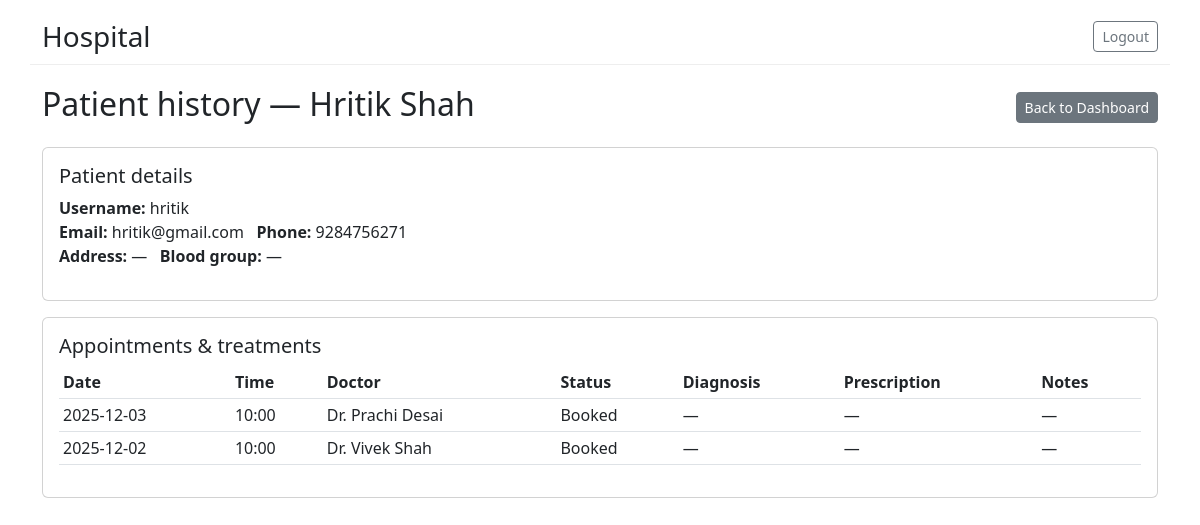
Page /doctor/patient/2 (signed in) on the committed database.
### tables this page shows
CREATE TABLE users (
      id INTEGER PRIMARY KEY AUTOINCREMENT,
      username TEXT UNIQUE NOT NULL,
      password_hash TEXT NOT NULL,
      role TEXT NOT NULL CHECK(role IN ('admin','doctor','patient')),
      full_name TEXT, email TEXT, phone TEXT, is_active INTEGER DEFAULT 1
    );

CREATE TABLE appointments (
      id INTEGER PRIMARY KEY AUTOINCREMENT,
      patient_id INTEGER NOT NULL,
      doctor_id INTEGER NOT NULL,
      date TEXT NOT NULL,
      time TEXT NOT NULL,
      end_time TEXT,
      status TEXT NOT NULL DEFAULT 'Booked' CHECK(status IN ('Booked','Completed','Cancelled')),
      created_at TEXT NOT NULL,
      FOREIGN KEY(patient_id) REFERENCES patients(id),
      FOREIGN KEY(doctor_id) REFERENCES doctors(id)
    );

### app.py (the view)
@app.route("/doctor/patient/<int:patient_id>")
@login_required(role="doctor")
def doctor_view_patient(patient_id):
    db = get_db()
    user_id = session["user_id"]
    doc = db.execute("SELECT * FROM doctors WHERE user_id = ?", (user_id,)).fetchone()
    if not doc:
        flash("Doctor not found.", "danger")
        return redirect(url_for("logout"))
    patient = db.execute("""
        SELECT p.id AS patient_internal_id, u.id AS user_id, u.username, u.full_name, u.email, u.phone,
               p.address, p.blood_group, p.emergency_contact
        FROM patients p
        JOIN users u ON p.user_id = u.id
        WHERE p.id = ?
    """, (patient_id,)).fetchone()
    if not patient:
        flash("Patient not found.", "danger")
        return redirect(url_for("doctor_dashboard"))
    appointments = db.execute("""
        SELECT t.id AS treatment_id, t.diagnosis, t.prescription, t.notes,
               a.date AS appt_date, a.time AS appt_time, a.status,
               u2.full_name AS doctor_name
        FROM appointments a
        LEFT JOIN treatments t ON t.appointment_id = a.id
        LEFT JOIN doctors d2 ON a.doctor_id = d2.id
        LEFT JOIN users u2 ON d2.user_id = u2.id
        WHERE a.patient_id = ?
        ORDER BY a.date DESC, a.time DESC
    """, (patient_id,)).fetchall()
    return render_template("doctor_view_patient.html", patient=patient, appointments=appointments)

### app.py (called while the page is built, shortened)
def get_db():
    if "db" not in g:
        g.db = sqlite3.connect(DB_PATH, detect_types=sqlite3.PARSE_DECLTYPES)
        g.db.row_factory = sqlite3.Row
    return g.db

def login_required(role=None):
    from functools import wraps
    def decorator(f):
        @wraps(f)
        def wrapped(*args, **kwargs):
            if "user_id" not in session:
                return redirect(url_for("login"))
            return f(*args, **kwargs)
        return wrapped
    return decorator

### templates/doctor_view_patient.html
{% extends "base.html" %}
{% block content %}
<div class="d-flex justify-content-between align-items-center mb-3">
  <h2>Patient history — {{ patient.full_name }}</h2>
  <div><a href="{{ url_for('doctor_dashboard') }}" class="btn btn-secondary btn-sm">Back to Dashboard</a></div>
</div>
<div class="card mb-3 p-3">
  <h5>Patient details</h5>
  <p>
    <strong>Username:</strong> {{ patient.username }}<br>
    <strong>Email:</strong> {{ patient.email or '—' }} &nbsp;
    <strong>Phone:</strong> {{ patient.phone or '—' }} <br>
    <strong>Address:</strong> {{ patient.address or '—' }} &nbsp;
    <strong>Blood group:</strong> {{ patient.blood_group or '—' }}
  </p>
</div>
<div class="card">
  <div class="card-body">
    <h5 class="card-title">Appointments & treatments</h5>
    {% if appointments %}
      <table class="table table-sm">
        <thead>
          <tr><th>Date</th><th>Time</th><th>Doctor</th><th>Status</th><th>Diagnosis</th><th>Prescription</th><th>Notes</th></tr>
        </thead>
        <tbody>
          {% for a in appointments %}
            <tr>
              <td>{{ a.appt_date }}</td>
              <td>{{ a.appt_time }}</td>
              <td>{{ a.doctor_name }}</td>
              <td>{{ a.status }}</td>
              <td>{{ a.diagnosis or '—' }}</td>
              <td>{{ a.prescription or '—' }}</td>
              <td>{{ a.notes or '—' }}</td>
            </tr>
          {% endfor %}
        </tbody>
      </table>
    {% else %}
      <div class="alert alert-info">No history available.</div>
    {% endif %}
  </div>
</div>
{% endblock %}

### templates/base.html (style rules this page uses)
body { padding-top: 20px; }

### rows in the picture
users: full_name "Hritik Shah", username "hritik", email "hritik@gmail.com", phone "9284756271"
users: appt_date "2025-12-03", appt_time "10:00", doctor_name "Dr. Prachi Desai", status "Booked", diagnosis "—", prescription "—", notes "—"
users: appt_date "2025-12-02", appt_time "10:00", doctor_name "Dr. Vivek Shah", status "Booked", diagnosis "—", prescription "—", notes "—"

### other values in the picture
{{ patient.address or '—' }} "—"
{{ patient.blood_group or '—' }} "—"
